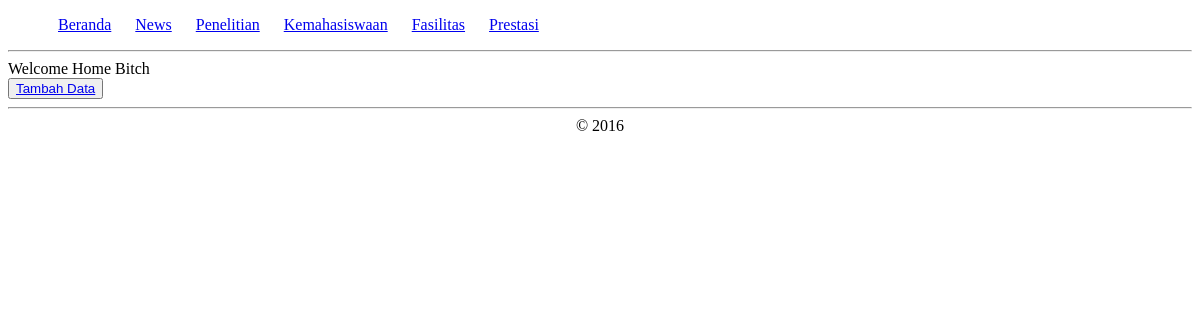
The page /index.php/prestasi on the database as committed earlier.
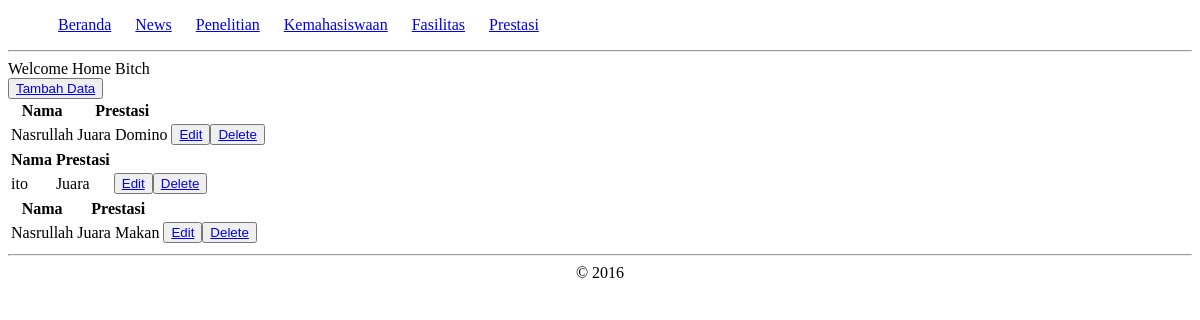
The same page on the database as committed later.
### tables this page shows
CREATE TABLE `prestasi` (
  `id` int(11) NOT NULL,
  `prestasi` text NOT NULL,
  `tahun` varchar(50) NOT NULL,
  `nama` varchar(200) NOT NULL
);

### application/controllers/Prestasi.php (called while the page is built, shortened)
<?php
class Prestasi extends CI_Controller {
	public function __construct()
	{
		$this->load->model('prestasi_model');
		$this->load->helper('url_helper');
	}
	public function index()
	{
		$this->load->view('template/header');
		$data['prestasi'] = $this->prestasi_model->getPrestasi();
		$this->load->view('prestasi/prestasi_vw',$data);
		$this->load->view('template/footer');
	}
}

### index.php (called while the page is built, shortened)
<?php
require_once BASEPATH.'core/CodeIgniter.php';

### application/models/Prestasi_model.php (called while the page is built, shortened)
<?php
class Prestasi_model extends CI_Model
{
	public function getPrestasi()
	{
		$query = $this->db->get('prestasi');
		return $query->result_array();
	}
}
?>

### application/views/prestasi/prestasi_vw.php (the view)
<?php
echo'
	<button><a href="'.base_url().'prestasi/add">Tambah Data</a></button>
';
foreach ($prestasi as $a)
{
	echo '
		<table>
			<th>Nama</th>
			<th>Prestasi</th>
			<th></th>
			<tr>
				<td>'.$a['nama'].'</td>
				<td>'.$a['prestasi'].'</td>
				<td><button><a href="#"">Edit</a></button><button><a href="#">Delete</a></button></td>
			</tr>
		</table>
	';
}
?>

### application/views/template/header.php
<?php
echo '
	<!DOCTYPE html>
	<html>
		<head>
			<title>Fakultas Teknik UNHAS</title>
			<link rel="stylesheet" type="text/css" href="'.base_url().'assets/css/style.css">
		</head>
	<nav>
		<ul>
			<li><a href="'.base_url().'">Beranda</a></li>
			<li><a href="'.base_url().'news">News</a></li>
			<li><a href="'.base_url().'penelitian">Penelitian</a></li>
			<li><a href="'.base_url().'kemahasiswaan">Kemahasiswaan</a></li>
			<li><a href="'.base_url().'fasilitas">Fasilitas</a></li>
			<li><a href="'.base_url().'prestasi">Prestasi</a></li>
		</ul>
	</nav>
';
echo '<hr>';
echo '<marquee>Welcome Home Bitch</marquee>';
?>

### application/views/template/footer.php
<?php
	echo '<hr>
		<center>&copy 2016</center>
		';
?>

### assets/css/style.css (style rules this page uses)
nav ul li { display:inline; padding:10px; }

Rows that differ between the two databases and show on the page:
added prestasi: nama "Nasrullah", prestasi "Juara Domino"
added prestasi: nama "ito", prestasi "Juara"
added prestasi: nama "Nasrullah", prestasi "Juara Makan"
